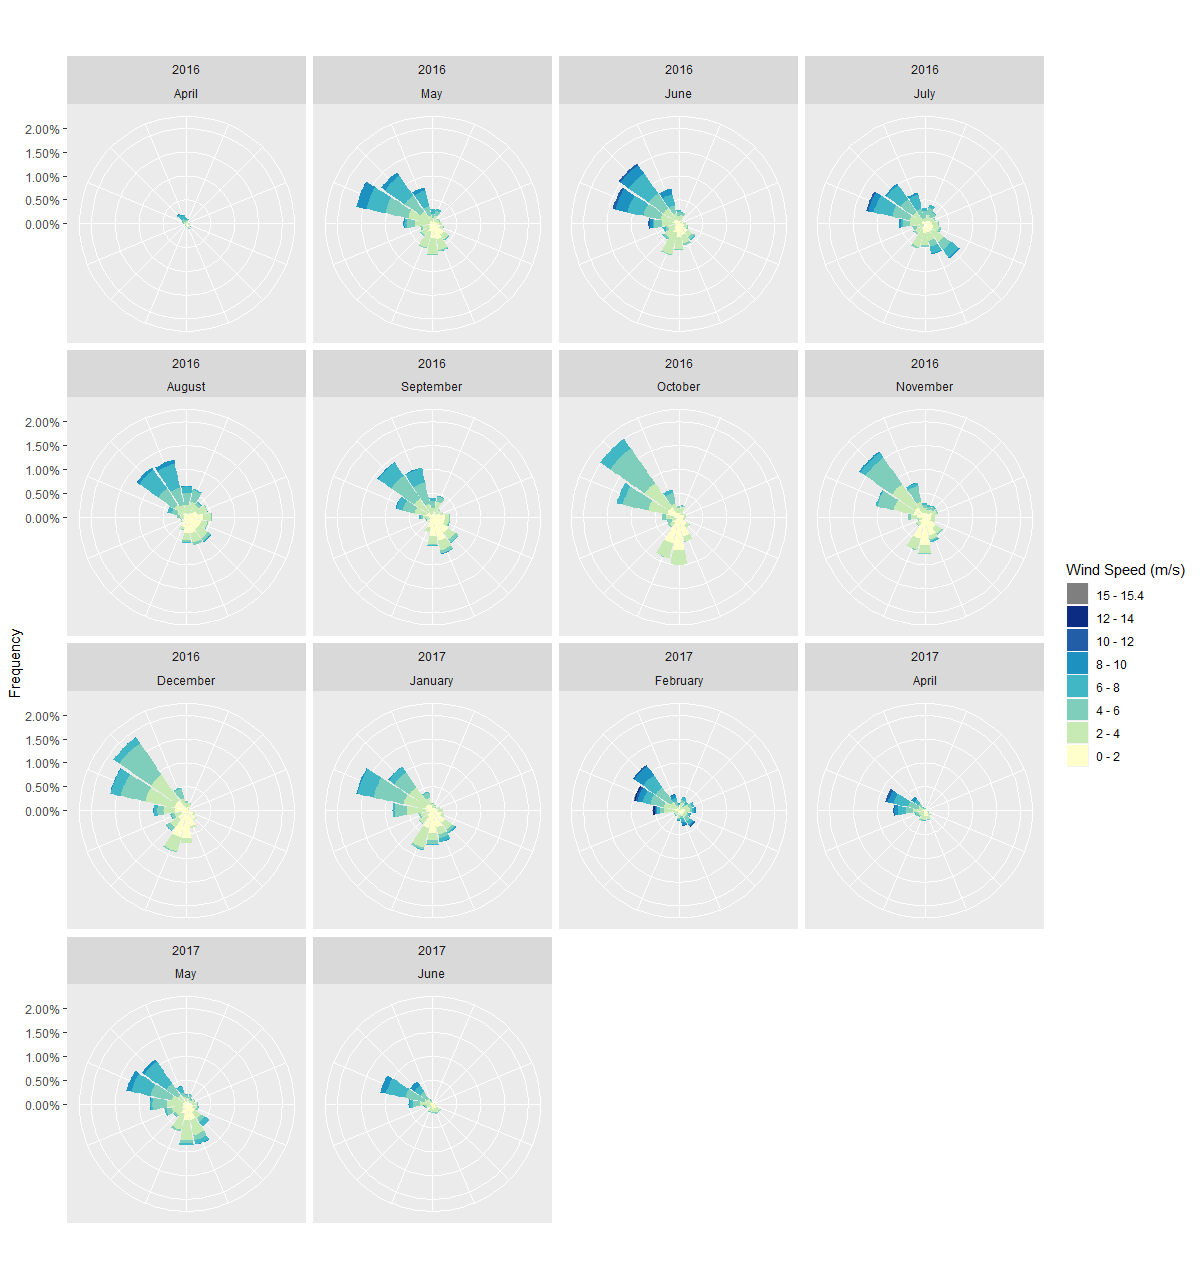

Here is the R script that generated this plot:
# WindRose.R
require(ggplot2)
require(RColorBrewer)

plot.windrose <- function(data,
                          spd,
                          dir,
                          spdres = 2,
                          dirres = 22.5,
                          spdmin = 0,
                          spdmax = 15,
                          spdseq = NULL,
                          palette = "YlGnBu",
                          countmax = NA,
                          debug = 0){
  
  
  # Look to see what data was passed in to the function
  if (is.numeric(spd) & is.numeric(dir)){
    # assume that we've been given vectors of the speed and direction vectors
    data <- data.frame(spd = spd,
                       dir = dir)
    spd = "spd"
    dir = "dir"
  } else if (exists("data")){
    # Assume that we've been given a data frame, and the name of the speed 
    # and direction columns. This is the format we want for later use.    
  }  
  
  # Tidy up input data ----
  n.in <- NROW(data)
  dnu <- (is.na(data[[spd]]) | is.na(data[[dir]]))
  data[[spd]][dnu] <- NA
  data[[dir]][dnu] <- NA
  
  # figure out the wind speed bins ----
  if (missing(spdseq)){
    spdseq <- seq(spdmin,spdmax,spdres)
  } else {
    if (debug >0){
      cat("Using custom speed bins \n")
    }
  }
  # get some information about the number of bins, etc.
  n.spd.seq <- length(spdseq)
  n.colors.in.range <- n.spd.seq - 1
  
  # create the color map
  spd.colors <- colorRampPalette(brewer.pal(min(max(3,
                                                    n.colors.in.range),
                                                min(9,
                                                    n.colors.in.range)),                                               
                                            palette))(n.colors.in.range)
  
  if (max(data[[spd]],na.rm = TRUE) > spdmax){    
    spd.breaks <- c(spdseq,
                    max(data[[spd]],na.rm = TRUE))
    spd.labels <- c(paste(c(spdseq[1:n.spd.seq-1]),
                          '-',
                          c(spdseq[2:n.spd.seq])),
                    paste(spdmax,
                          "-",
                          max(data[[spd]],na.rm = TRUE)))
    spd.colors <- c(spd.colors, "grey50")
  } else{
    spd.breaks <- spdseq
    spd.labels <- paste(c(spdseq[1:n.spd.seq-1]),
                        '-',
                        c(spdseq[2:n.spd.seq]))    
  }
  data$spd.binned <- cut(x = data[[spd]],
                         breaks = spd.breaks,
                         labels = spd.labels,
                         ordered_result = TRUE)
  # clean up the data
  data. <- na.omit(data)
  
  # figure out the wind direction bins
  dir.breaks <- c(-dirres/2,
                  seq(dirres/2, 360-dirres/2, by = dirres),
                  360+dirres/2)  
  dir.labels <- c(paste(360-dirres/2,"-",dirres/2),
                  paste(seq(dirres/2, 360-3*dirres/2, by = dirres),
                        "-",
                        seq(3*dirres/2, 360-dirres/2, by = dirres)),
                  paste(360-dirres/2,"-",dirres/2))
  # assign each wind direction to a bin
  dir.binned <- cut(data[[dir]],
                    breaks = dir.breaks,
                    ordered_result = TRUE)
  levels(dir.binned) <- dir.labels
  data$dir.binned <- dir.binned
  
  # Run debug if required ----
  if (debug>0){    
    cat(dir.breaks,"\n")
    cat(dir.labels,"\n")
    cat(levels(dir.binned),"\n")       
  }  
  
  # deal with change in ordering introduced somewhere around version 2.2
 if(packageVersion("ggplot2") > "2.2"){
  cat("Hadley is dead\n")
   data$spd.binned = with(data, factor(spd.binned, levels = rev(levels(spd.binned))))
   spd.colors = rev(spd.colors)
   
  #  # deal with change in ordering introduced somewhere around version 2.2
  # if(packageVersion("ggplot2") > "2.2"){    
  #    cat("Hadley broke my code\n")
  #    data$spd.binned = with(data, factor(spd.binned, levels = levels(spd.binned)))
  #    spd.colors = spd.colors
   
   
  }
  
  # create the plot ----
  p.windrose <- ggplot(data = data,
                       aes(x = dir.binned,
                           fill = spd.binned
                           ,y = (..count..)/sum(..count..)
                       ))+
    geom_bar() + 
    scale_x_discrete(drop = FALSE,
                     labels = c("N","NNE","NE","ENE", "E", 
                                "ESE", "SE","SSE", 
                                "S","SSW", "SW","WSW", "W", 
                                "WNW","NW","NNW")) +
    coord_polar(start = -((dirres/2)/360) * 2*pi) +
    scale_fill_manual(name = "Wind Speed (m/s)", 
                      values = spd.colors,
                      drop = FALSE) +
    theme(axis.title.x = element_blank()) + 
    scale_y_continuous(labels = scales::percent) +
    ylab("Frequency")
  
  # adjust axes if required
  if (!is.na(countmax)){
    p.windrose <- p.windrose +
      ylim(c(0,countmax))
  }
  
  # print the plot
  print(p.windrose)  
  
  # return the handle to the wind rose
  return(p.windrose)
}


#Sabkha data
data.in <- read.csv(file = "data.csv",col.names = c("date","hr","wd","ws"),stringsAsFactors = FALSE)

# p.wr2 <- plot.windrose(data = data.in, spd = "ws", dir = "wd")

# first create a true POSIXCT timestamp from the date and hour columns
data.in$timestamp <- as.POSIXct(paste0(data.in$date, " ", data.in$hr),
                                format = "%d/%m/%Y %H:%M:%S")

# Convert the time stamp to years and months
data.in$Year <- as.numeric(format(data.in$timestamp, "%Y"))
data.in$month <- factor(format(data.in$timestamp, "%B"),levels = month.name)

# p.wr2 <- plot.windrose(data = data.in,spd = "ws",dir = "wd")
# p.wr3 <- p.wr2 + facet_wrap(~ month)
# p.wr4 <- p.wr3 + theme(axis.text.x = element_blank(),axis.title.x=element_blank())

plot.windrose(data = data.in,spd = "ws",dir = "wd") + facet_wrap(Year ~ month, ncol=4) + theme(axis.text.x = element_blank(), axis.title.x=element_blank())
